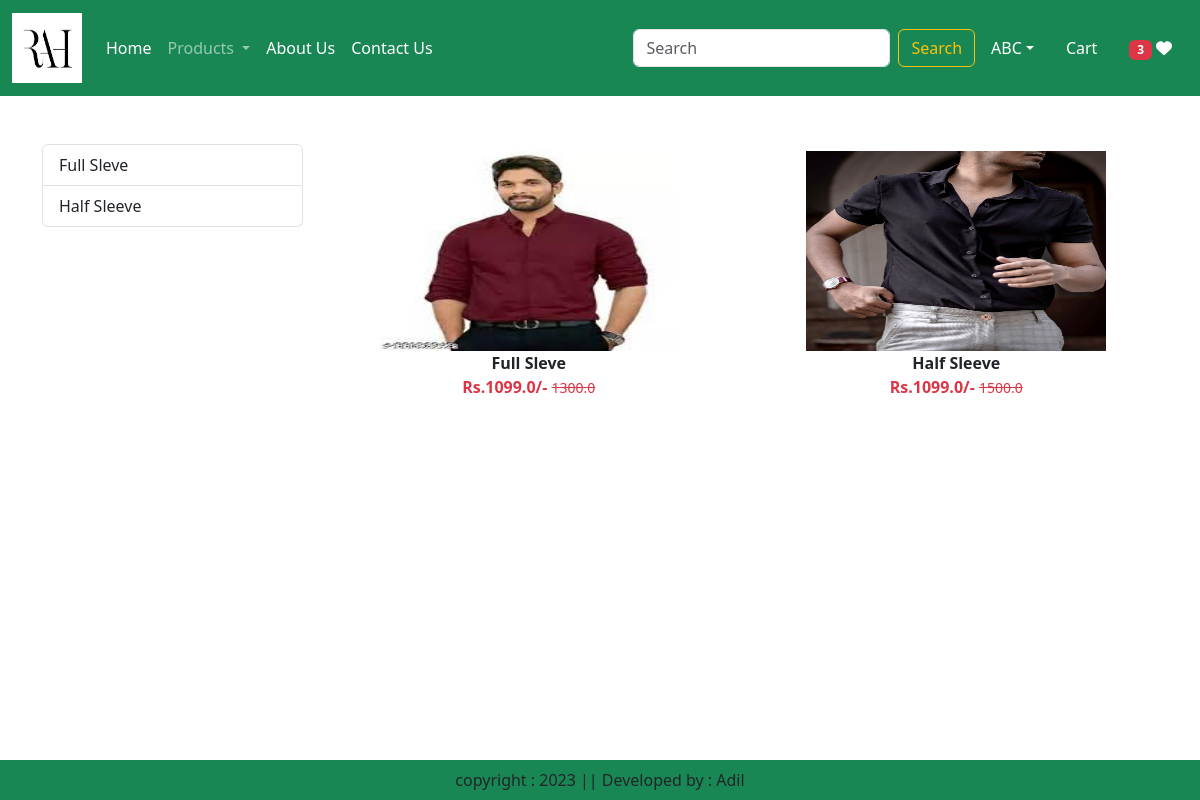
Page /category/SH (signed in) on the committed database.
### cart/models.py (models this page shows, shortened)
class Product(models.Model):
    title = models.CharField(max_length=100)
    selling_price = models.FloatField()
    discounted_price = models.FloatField()
    description = models.TextField()
    category = models.CharField(choices=CATEGORY_CHOICES, max_length=2)
    product_image = models.ImageField(upload_to='product')

### cart/views.py (the view)
# urls.py: path("category/<slug:val>", views.CategoryView.as_view(),name="category"),
@method_decorator(login_required,name='dispatch')
class CategoryView(View):
    def get(self,request,val):
        i = 0
        j = 0
        if request.user.is_authenticated:
            i =len(Cart.objects.filter(user=request.user))
            j =len(Wishlist.objects.filter(user=request.user))
        product = Product.objects.filter(category=val)
        title = Product.objects.filter(category=val).values('title')
        return render(request,"cart/category.html",locals())

### cart/templates/cart/category.html (shortened to what this page needs)
{% extends 'cart/base.html' %}
{% load static %}
{% block main-content %}
    <div class="container my-5">
        <div class="row">
            <div class="col-sm-3">
                <div class="list-group">
                    {% for val in title %}
                        <a href="{% url 'category-title' val.title %}" class="list-group-item list-group-item-action" aria-current="true">
                            {{val.title}}
                        </a>
                    {% endfor %}
                </div>
            </div>
            <div class="col-sm-9">
                <div class="row">
                    {% for prod in product %}
                    <div class="col text-center mb-4">
                        <a href="{% url 'products-detail' prod.id %}" class="btn">
                            <div>
                                <img src="{{prod.product_image.url}}" width="300px" height="200px" />
                                <div class="fw-bold">{{prod.title}}</div>
                                <div class="fw-bold text-danger">
                                    Rs.{{prod.discounted_price}}/-
                                    <small class="fw-light text-decoration-line-through">
                                        {{prod.selling_price}}
                                    </small>
                                </div>
                            </div>
                        </a>
                    </div>
                    {% endfor %}
                </div>
            </div>
        </div>
    </div>
{% endblock main-content %}

### rows in the picture
Product: product_image (picture), title "Full Sleve", discounted_price "1099.0", selling_price "1300.0"
Product: product_image (picture), title "Half Sleeve", discounted_price "1099.0", selling_price "1500.0"

### other values in the picture
{{ j }} "3"
{{ val.title }} "Full Sleve" "Half Sleeve"
